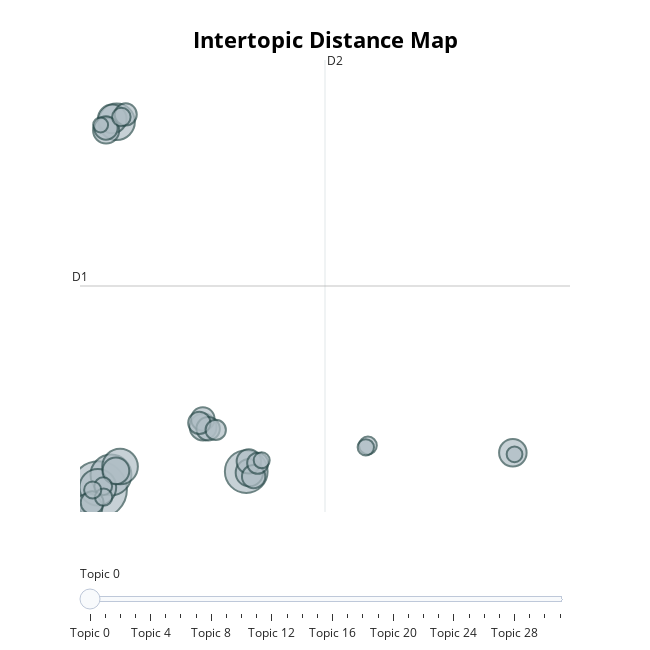

Source (notebook cell):
### Code cell
bert_topic_model.visualize_topics()

### Figure 1 — Plotly figure (JSON) as saved in the notebook; plotly's stock layout.template omitted (floating-point values rounded to 4 significant figures)
{"data": [{"customdata": [[0, "health | ai | medical | healthcare | clinical", 1519], [1, "rawpixel | jpeg | px 300 | px | 300", 866], [2, "gpt | chat | chat gpt | ai | open", 791], [3, "ai | customer | data | generative | generative ai", 638], [4, "market | intelligence | artificial | growth | artificial intelligence", 634], [5, "nvidia | ai | edge | new | amd", 602], [6, "nasdaq | ai | stock | market | stocks", 388], [7, "students | ai | education | gpt | learning", 364], [8, "india | ai | news | dh | delhi", 359], [9, "ai | image | video | new | images", 355], [10, "ai | biden | house | white house | white", 342], [11, "apple | best | iphone | ai | samsung", 341], [12, "republic | sports | ai | news | nfl", 324], [13, "ai | intelligence | artificial | artificial intelligence | like", 282], [14, "china | ai | chinese | news | us", 263], [15, "altman | open ai | open | ai | sam", 261], [16, "music | ai | song | new | artists", 258], [17, "share price | price | share | paid | paid program", 258], [18, "ai | job | jobs | workers | hr", 247], [19, "ai | eu | european | world | summit", 236], [20, "ai | traded | dollar | btc | dollar trades", 232], [21, "security | ai | cybersecurity | cyber | data", 210], [22, "musk | elon | elon musk | ai | tesla", 196], [23, "shares | stock | company | quarter | nasdaq", 163], [24, "energy | ai | grid | data | power", 151], [25, "ai | open | open ai | copyright | times", 150], [26, "ai | retail | retailers | store | customers", 143], [27, "vehicles | vehicle | ai | driving | automotive", 140], [28, "legal | law | ai | court | lawyers", 127], [29, "defense | ai | shield ai | shield | military", 122], [30, "uae | press | ai | global | dubai", 118], [31, "philanthropic | foundation | community | support | giving", 106]], "hovertemplate": "<b>Topic %{customdata[0]}</b><br>%{customdata[1]}<br>Size: %{customdata[2]}", "legendgroup": "", "marker": {"color": "#B0BEC5", "line": {"color": "DarkSlateGrey", "width": 2}, "size": [1519, 866, 791, 638, 634, 602, 388, 364, 359, 355, 342, 341, 324, 282, 263, 261, 258, 258, 247, 236, 232, 210, 196, 163, 151, 150, 143, 140, 127, 122, 118, 106], "sizemode": "area", "sizeref": 0.9494, "symbol": "circle"}, "mode": "markers", "name": "", "orientation": "v", "showlegend": false, "type": "scatter", "x": [-2.58, 5.669, -1.891, -2.624, -1.577, -1.383, -1.819, -3.149, 20.57, 5.843, 3.258, -1.617, -2.16, 5.814, 3.241, 3.537, 6.081, -2.169, -2.942, 3.047, -1.068, 6.308, 3.963, -1.311, -2.326, 12.47, -2.303, -2.912, 12.35, 6.533, 20.66, -2.47], "xaxis": "x", "y": [-0.754, 0.3449, 0.1376, -0.6125, 21.6, 0.6469, 21.78, -1.839, 1.485, 0.2738, 3.05, 0.3878, 21.07, 0.9634, 3.54, 2.947, 0.03856, 21.22, -1.55, 3.305, 22.05, 0.8485, 2.876, 21.89, -0.5491, 1.927, -1.209, -0.7761, 1.817, 1.026, 1.392, 21.41], "yaxis": "y"}], "layout": {"annotations": [{"showarrow": false, "text": "D1", "x": -3.622, "y": 11.62, "yshift": 10}, {"showarrow": false, "text": "D2", "x": 10.07, "xshift": 10, "y": 25.35}], "height": 650, "hoverlabel": {"bgcolor": "white", "font": {"family": "Rockwell", "size": 16}}, "legend": {"itemsizing": "constant", "tracegroupgap": 0}, "margin": {"t": 60}, "shapes": [{"line": {"color": "#CFD8DC", "width": 2}, "type": "line", "x0": 10.07, "x1": 10.07, "y0": -2.115, "y1": 25.35}, {"line": {"color": "#9E9E9E", "width": 2}, "type": "line", "x0": -3.622, "x1": 23.76, "y0": 11.62, "y1": 11.62}], "sliders": [{"active": 0, "pad": {"t": 50}, "steps": [{"args": [{"marker.color": [["red", "#B0BEC5", "#B0BEC5", "#B0BEC5", "#B0BEC5", "#B0BEC5", "#B0BEC5", "#B0BEC5", "#B0BEC5", "#B0BEC5", "#B0BEC5", "#B0BEC5", "#B0BEC5", "#B0BEC5", "#B0BEC5", "#B0BEC5", "#B0BEC5", "#B0BEC5", "#B0BEC5", "#B0BEC5", "#B0BEC5", "#B0BEC5", "#B0BEC5", "#B0BEC5", "#B0BEC5", "#B0BEC5", "#B0BEC5", "#B0BEC5", "#B0BEC5", "#B0BEC5", "#B0BEC5", "#B0BEC5"]]}], "label": "Topic 0", "method": "update"}, {"args": [{"marker.color": [["#B0BEC5", "red", "#B0BEC5", "#B0BEC5", "#B0BEC5", "#B0BEC5", "#B0BEC5", "#B0BEC5", "#B0BEC5", "#B0BEC5", "#B0BEC5", "#B0BEC5", "#B0BEC5", "#B0BEC5", "#B0BEC5", "#B0BEC5", "#B0BEC5", "#B0BEC5", "#B0BEC5", "#B0BEC5", "#B0BEC5", "#B0BEC5", "#B0BEC5", "#B0BEC5", "#B0BEC5", "#B0BEC5", "#B0BEC5", "#B0BEC5", "#B0BEC5", "#B0BEC5", "#B0BEC5", "#B0BEC5"]]}], "label": "Topic 1", "method": "update"}, {"args": [{"marker.color": [["#B0BEC5", "#B0BEC5", "red", "#B0BEC5", "#B0BEC5", "#B0BEC5", "#B0BEC5", "#B0BEC5", "#B0BEC5", "#B0BEC5", "#B0BEC5", "#B0BEC5", "#B0BEC5", "#B0BEC5", "#B0BEC5", "#B0BEC5", "#B0BEC5", "#B0BEC5", "#B0BEC5", "#B0BEC5", "#B0BEC5", "#B0BEC5", "#B0BEC5", "#B0BEC5", "#B0BEC5", "#B0BEC5", "#B0BEC5", "#B0BEC5", "#B0BEC5", "#B0BEC5", "#B0BEC5", "#B0BEC5"]]}], "label": "Topic 2", "method": "update"}, {"args": [{"marker.color": [["#B0BEC5", "#B0BEC5", "#B0BEC5", "red", "#B0BEC5", "#B0BEC5", "#B0BEC5", "#B0BEC5", "#B0BEC5", "#B0BEC5", "#B0BEC5", "#B0BEC5", "#B0BEC5", "#B0BEC5", "#B0BEC5", "#B0BEC5", "#B0BEC5", "#B0BEC5", "#B0BEC5", "#B0BEC5", "#B0BEC5", "#B0BEC5", "#B0BEC5", "#B0BEC5", "#B0BEC5", "#B0BEC5", "#B0BEC5", "#B0BEC5", "#B0BEC5", "#B0BEC5", "#B0BEC5", "#B0BEC5"]]}], "label": "Topic 3", "method": "update"}, {"args": [{"marker.color": [["#B0BEC5", "#B0BEC5", "#B0BEC5", "#B0BEC5", "red", "#B0BEC5", "#B0BEC5", "#B0BEC5", "#B0BEC5", "#B0BEC5", "#B0BEC5", "#B0BEC5", "#B0BEC5", "#B0BEC5", "#B0BEC5", "#B0BEC5", "#B0BEC5", "#B0BEC5", "#B0BEC5", "#B0BEC5", "#B0BEC5", "#B0BEC5", "#B0BEC5", "#B0BEC5", "#B0BEC5", "#B0BEC5", "#B0BEC5", "#B0BEC5", "#B0BEC5", "#B0BEC5", "#B0BEC5", "#B0BEC5"]]}], "label": "Topic 4", "method": "update"}, {"args": [{"marker.color": [["#B0BEC5", "#B0BEC5", "#B0BEC5", "#B0BEC5", "#B0BEC5", "red", "#B0BEC5", "#B0BEC5", "#B0BEC5", "#B0BEC5", "#B0BEC5", "#B0BEC5", "#B0BEC5", "#B0BEC5", "#B0BEC5", "#B0BEC5", "#B0BEC5", "#B0BEC5", "#B0BEC5", "#B0BEC5", "#B0BEC5", "#B0BEC5", "#B0BEC5", "#B0BEC5", "#B0BEC5", "#B0BEC5", "#B0BEC5", "#B0BEC5", "#B0BEC5", "#B0BEC5", "#B0BEC5", "#B0BEC5"]]}], "label": "Topic 5", "method": "update"}, {"args": [{"marker.color": [["#B0BEC5", "#B0BEC5", "#B0BEC5", "#B0BEC5", "#B0BEC5", "#B0BEC5", "red", "#B0BEC5", "#B0BEC5", "#B0BEC5", "#B0BEC5", "#B0BEC5", "#B0BEC5", "#B0BEC5", "#B0BEC5", "#B0BEC5", "#B0BEC5", "#B0BEC5", "#B0BEC5", "#B0BEC5", "#B0BEC5", "#B0BEC5", "#B0BEC5", "#B0BEC5", "#B0BEC5", "#B0BEC5", "#B0BEC5", "#B0BEC5", "#B0BEC5", "#B0BEC5", "#B0BEC5", "#B0BEC5"]]}], "label": "Topic 6", "method": "update"}, {"args": [{"marker.color": [["#B0BEC5", "#B0BEC5", "#B0BEC5", "#B0BEC5", "#B0BEC5", "#B0BEC5", "#B0BEC5", "red", "#B0BEC5", "#B0BEC5", "#B0BEC5", "#B0BEC5", "#B0BEC5", "#B0BEC5", "#B0BEC5", "#B0BEC5", "#B0BEC5", "#B0BEC5", "#B0BEC5", "#B0BEC5", "#B0BEC5", "#B0BEC5", "#B0BEC5", "#B0BEC5", "#B0BEC5", "#B0BEC5", "#B0BEC5", "#B0BEC5", "#B0BEC5", "#B0BEC5", "#B0BEC5", "#B0BEC5"]]}], "label": "Topic 7", "method": "update"}, {"args": [{"marker.color": [["#B0BEC5", "#B0BEC5", "#B0BEC5", "#B0BEC5", "#B0BEC5", "#B0BEC5", "#B0BEC5", "#B0BEC5", "red", "#B0BEC5", "#B0BEC5", "#B0BEC5", "#B0BEC5", "#B0BEC5", "#B0BEC5", "#B0BEC5", "#B0BEC5", "#B0BEC5", "#B0BEC5", "#B0BEC5", "#B0BEC5", "#B0BEC5", "#B0BEC5", "#B0BEC5", "#B0BEC5", "#B0BEC5", "#B0BEC5", "#B0BEC5", "#B0BEC5", "#B0BEC5", "#B0BEC5", "#B0BEC5"]]}], "label": "Topic 8", "method": "update"}, {"args": [{"marker.color": [["#B0BEC5", "#B0BEC5", "#B0BEC5", "#B0BEC5", "#B0BEC5", "#B0BEC5", "#B0BEC5", "#B0BEC5", "#B0BEC5", "red", "#B0BEC5", "#B0BEC5", "#B0BEC5", "#B0BEC5", "#B0BEC5", "#B0BEC5", "#B0BEC5", "#B0BEC5", "#B0BEC5", "#B0BEC5", "#B0BEC5", "#B0BEC5", "#B0BEC5", "#B0BEC5", "#B0BEC5", "#B0BEC5", "#B0BEC5", "#B0BEC5", "#B0BEC5", "#B0BEC5", "#B0BEC5", "#B0BEC5"]]}], "label": "Topic 9", "method": "update"}, {"args": [{"marker.color": [["#B0BEC5", "#B0BEC5", "#B0BEC5", "#B0BEC5", "#B0BEC5", "#B0BEC5", "#B0BEC5", "#B0BEC5", "#B0BEC5", "#B0BEC5", "red", "#B0BEC5", "#B0BEC5", "#B0BEC5", "#B0BEC5", "#B0BEC5", "#B0BEC5", "#B0BEC5", "#B0BEC5", "#B0BEC5", "#B0BEC5", "#B0BEC5", "#B0BEC5", "#B0BEC5", "#B0BEC5", "#B0BEC5", "#B0BEC5", "#B0BEC5", "#B0BEC5", "#B0BEC5", "#B0BEC5", "#B0BEC5"]]}], "label": "Topic 10", "method": "update"}, {"args": [{"marker.color": [["#B0BEC5", "#B0BEC5", "#B0BEC5", "#B0BEC5", "#B0BEC5", "#B0BEC5", "#B0BEC5", "#B0BEC5", "#B0BEC5", "#B0BEC5", "#B0BEC5", "red", "#B0BEC5", "#B0BEC5", "#B0BEC5", "#B0BEC5", "#B0BEC5", "#B0BEC5", "#B0BEC5", "#B0BEC5", "#B0BEC5", "#B0BEC5", "#B0BEC5", "#B0BEC5", "#B0BEC5", "#B0BEC5", "#B0BEC5", "#B0BEC5", "#B0BEC5", "#B0BEC5", "#B0BEC5", "#B0BEC5"]]}], "label": "Topic 11", "method": "update"}, {"args": [{"marker.color": [["#B0BEC5", "#B0BEC5", "#B0BEC5", "#B0BEC5", "#B0BEC5", "#B0BEC5", "#B0BEC5", "#B0BEC5", "#B0BEC5", "#B0BEC5", "#B0BEC5", "#B0BEC5", "red", "#B0BEC5", "#B0BEC5", "#B0BEC5", "#B0BEC5", "#B0BEC5", "#B0BEC5", "#B0BEC5", "#B0BEC5", "#B0BEC5", "#B0BEC5", "#B0BEC5", "#B0BEC5", "#B0BEC5", "#B0BEC5", "#B0BEC5", "#B0BEC5", "#B0BEC5", "#B0BEC5", "#B0BEC5"]]}], "label": "Topic 12", "method": "update"}, {"args": [{"marker.color": [["#B0BEC5", "#B0BEC5", "#B0BEC5", "#B0BEC5", "#B0BEC5", "#B0BEC5", "#B0BEC5", "#B0BEC5", "#B0BEC5", "#B0BEC5", "#B0BEC5", "#B0BEC5", "#B0BEC5", "red", "#B0BEC5", "#B0BEC5", "#B0BEC5", "#B0BEC5", "#B0BEC5", "#B0BEC5", "#B0BEC5", "#B0BEC5", "#B0BEC5", "#B0BEC5", "#B0BEC5", "#B0BEC5", "#B0BEC5", "#B0BEC5", "#B0BEC5", "#B0BEC5", "#B0BEC5", "#B0BEC5"]]}], "label": "Topic 13", "method": "update"}, {"args": [{"marker.color": [["#B0BEC5", "#B0BEC5", "#B0BEC5", "#B0BEC5", "#B0BEC5", "#B0BEC5", "#B0BEC5", "#B0BEC5", "#B0BEC5", "#B0BEC5", "#B0BEC5", "#B0BEC5", "#B0BEC5", "#B0BEC5", "red", "#B0BEC5", "#B0BEC5", "#B0BEC5", "#B0BEC5", "#B0BEC5", "#B0BEC5", "#B0BEC5", "#B0BEC5", "#B0BEC5", "#B0BEC5", "#B0BEC5", "#B0BEC5", "#B0BEC5", "#B0BEC5", "#B0BEC5", "#B0BEC5", "#B0BEC5"]]}], "label": "Topic 14", "method": "update"}, {"args": [{"marker.color": [["#B0BEC5", "#B0BEC5", "#B0BEC5", "#B0BEC5", "#B0BEC5", "#B0BEC5", "#B0BEC5", "#B0BEC5", "#B0BEC5", "#B0BEC5", "#B0BEC5", "#B0BEC5", "#B0BEC5", "#B0BEC5", "#B0BEC5", "red", "#B0BEC5", "#B0BEC5", "#B0BEC5", "#B0BEC5", "#B0BEC5", "#B0BEC5", "#B0BEC5", "#B0BEC5", "#B0BEC5", "#B0BEC5", "#B0BEC5", "#B0BEC5", "#B0BEC5", "#B0BEC5", "#B0BEC5", "#B0BEC5"]]}], "label": "Topic 15", "method": "update"}, {"args": [{"marker.color": [["#B0BEC5", "#B0BEC5", "#B0BEC5", "#B0BEC5", "#B0BEC5", "#B0BEC5", "#B0BEC5", "#B0BEC5", "#B0BEC5", "#B0BEC5", "#B0BEC5", "#B0BEC5", "#B0BEC5", "#B0BEC5", "#B0BEC5", "#B0BEC5", "red", "#B0BEC5", "#B0BEC5", "#B0BEC5", "#B0BEC5", "#B0BEC5", "#B0BEC5", "#B0BEC5", "#B0BEC5", "#B0BEC5", "#B0BEC5", "#B0BEC5", "#B0BEC5", "#B0BEC5", "#B0BEC5", "#B0BEC5"]]}], "label": "Topic 16", "method": "update"}, {"args": [{"marker.color": [["#B0BEC5", "#B0BEC5", "#B0BEC5", "#B0BEC5", "#B0BEC5", "#B0BEC5", "#B0BEC5", "#B0BEC5", "#B0BEC5", "#B0BEC5", "#B0BEC5", "#B0BEC5", "#B0BEC5", "#B0BEC5", "#B0BEC5", "#B0BEC5", "#B0BEC5", "red", "#B0BEC5", "#B0BEC5", "#B0BEC5", "#B0BEC5", "#B0BEC5", "#B0BEC5", "#B0BEC5", "#B0BEC5", "#B0BEC5", "#B0BEC5", "#B0BEC5", "#B0BEC5", "#B0BEC5", "#B0BEC5"]]}], "label": "Topic 17", "method": "update"}, {"args": [{"marker.color": [["#B0BEC5", "#B0BEC5", "#B0BEC5", "#B0BEC5", "#B0BEC5", "#B0BEC5", "#B0BEC5", "#B0BEC5", "#B0BEC5", "#B0BEC5", "#B0BEC5", "#B0BEC5", "#B0BEC5", "#B0BEC5", "#B0BEC5", "#B0BEC5", "#B0BEC5", "#B0BEC5", "red", "#B0BEC5", "#B0BEC5", "#B0BEC5", "#B0BEC5", "#B0BEC5", "#B0BEC5", "#B0BEC5", "#B0BEC5", "#B0BEC5", "#B0BEC5", "#B0BEC5", "#B0BEC5", "#B0BEC5"]]}], "label": "Topic 18", "method": "update"}, {"args": [{"marker.color": [["#B0BEC5", "#B0BEC5", "#B0BEC5", "#B0BEC5", "#B0BEC5", "#B0BEC5", "#B0BEC5", "#B0BEC5", "#B0BEC5", "#B0BEC5", "#B0BEC5", "#B0BEC5", "#B0BEC5", "#B0BEC5", "#B0BEC5", "#B0BEC5", "#B0BEC5", "#B0BEC5", "#B0BEC5", "red", "#B0BEC5", "#B0BEC5", "#B0BEC5", "#B0BEC5", "#B0BEC5", "#B0BEC5", "#B0BEC5", "#B0BEC5", "#B0BEC5", "#B0BEC5", "#B0BEC5", "#B0BEC5"]]}], "label": "Topic 19", "method": "update"}, {"args": [{"marker.color": [["#B0BEC5", "#B0BEC5", "#B0BEC5", "#B0BEC5", "#B0BEC5", "#B0BEC5", "#B0BEC5", "#B0BEC5", "#B0BEC5", "#B0BEC5", "#B0BEC5", "#B0BEC5", "#B0BEC5", "#B0BEC5", "#B0BEC5", "#B0BEC5", "#B0BEC5", "#B0BEC5", "#B0BEC5", "#B0BEC5", "red", "#B0BEC5", "#B0BEC5", "#B0BEC5", "#B0BEC5", "#B0BEC5", "#B0BEC5", "#B0BEC5", "#B0BEC5", "#B0BEC5", "#B0BEC5", "#B0BEC5"]]}], "label": "Topic 20", "method": "update"}, {"args": [{"marker.color": [["#B0BEC5", "#B0BEC5", "#B0BEC5", "#B0BEC5", "#B0BEC5", "#B0BEC5", "#B0BEC5", "#B0BEC5", "#B0BEC5", "#B0BEC5", "#B0BEC5", "#B0BEC5", "#B0BEC5", "#B0BEC5", "#B0BEC5", "#B0BEC5", "#B0BEC5", "#B0BEC5", "#B0BEC5", "#B0BEC5", "#B0BEC5", "red", "#B0BEC5", "#B0BEC5", "#B0BEC5", "#B0BEC5", "#B0BEC5", "#B0BEC5", "#B0BEC5", "#B0BEC5", "#B0BEC5", "#B0BEC5"]]}], "label": "Topic 21", "method": "update"}, {"args": [{"marker.color": [["#B0BEC5", "#B0BEC5", "#B0BEC5", "#B0BEC5", "#B0BEC5", "#B0BEC5", "#B0BEC5", "#B0BEC5", "#B0BEC5", "#B0BEC5", "#B0BEC5", "#B0BEC5", "#B0BEC5", "#B0BEC5", "#B0BEC5", "#B0BEC5", "#B0BEC5", "#B0BEC5", "#B0BEC5", "#B0BEC5", "#B0BEC5", "#B0BEC5", "red", "#B0BEC5", "#B0BEC5", "#B0BEC5", "#B0BEC5", "#B0BEC5", "#B0BEC5", "#B0BEC5", "#B0BEC5", "#B0BEC5"]]}], "label": "Topic 22", "method": "update"}, {"args": [{"marker.color": [["#B0BEC5", "#B0BEC5", "#B0BEC5", "#B0BEC5", "#B0BEC5", "#B0BEC5", "#B0BEC5", "#B0BEC5", "#B0BEC5", "#B0BEC5", "#B0BEC5", "#B0BEC5", "#B0BEC5", "#B0BEC5", "#B0BEC5", "#B0BEC5", "#B0BEC5", "#B0BEC5", "#B0BEC5", "#B0BEC5", "#B0BEC5", "#B0BEC5", "#B0BEC5", "red", "#B0BEC5", "#B0BEC5", "#B0BEC5", "#B0BEC5", "#B0BEC5", "#B0BEC5", "#B0BEC5", "#B0BEC5"]]}], "label": "Topic 23", "method": "update"}, {"args": [{"marker.color": [["#B0BEC5", "#B0BEC5", "#B0BEC5", "#B0BEC5", "#B0BEC5", "#B0BEC5", "#B0BEC5", "#B0BEC5", "#B0BEC5", "#B0BEC5", "#B0BEC5", "#B0BEC5", "#B0BEC5", "#B0BEC5", "#B0BEC5", "#B0BEC5", "#B0BEC5", "#B0BEC5", "#B0BEC5", "#B0BEC5", "#B0BEC5", "#B0BEC5", "#B0BEC5", "#B0BEC5", "red", "#B0BEC5", "#B0BEC5", "#B0BEC5", "#B0BEC5", "#B0BEC5", "#B0BEC5", "#B0BEC5"]]}], "label": "Topic 24", "method": "update"}, {"args": [{"marker.color": [["#B0BEC5", "#B0BEC5", "#B0BEC5", "#B0BEC5", "#B0BEC5", "#B0BEC5", "#B0BEC5", "#B0BEC5", "#B0BEC5", "#B0BEC5", "#B0BEC5", "#B0BEC5", "#B0BEC5", "#B0BEC5", "#B0BEC5", "#B0BEC5", "#B0BEC5", "#B0BEC5", "#B0BEC5", "#B0BEC5", "#B0BEC5", "#B0BEC5", "#B0BEC5", "#B0BEC5", "#B0BEC5", "red", "#B0BEC5", "#B0BEC5", "#B0BEC5", "#B0BEC5", "#B0BEC5", "#B0BEC5"]]}], "label": "Topic 25", "method": "update"}, {"args": [{"marker.color": [["#B0BEC5", "#B0BEC5", "#B0BEC5", "#B0BEC5", "#B0BEC5", "#B0BEC5", "#B0BEC5", "#B0BEC5", "#B0BEC5", "#B0BEC5", "#B0BEC5", "#B0BEC5", "#B0BEC5", "#B0BEC5", "#B0BEC5", "#B0BEC5", "#B0BEC5", "#B0BEC5", "#B0BEC5", "#B0BEC5", "#B0BEC5", "#B0BEC5", "#B0BEC5", "#B0BEC5", "#B0BEC5", "#B0BEC5", "red", "#B0BEC5", "#B0BEC5", "#B0BEC5", "#B0BEC5", "#B0BEC5"]]}], "label": "Topic 26", "method": "update"}, {"args": [{"marker.color": [["#B0BEC5", "#B0BEC5", "#B0BEC5", "#B0BEC5", "#B0BEC5", "#B0BEC5", "#B0BEC5", "#B0BEC5", "#B0BEC5", "#B0BEC5", "#B0BEC5", "#B0BEC5", "#B0BEC5", "#B0BEC5", "#B0BEC5", "#B0BEC5", "#B0BEC5", "#B0BEC5", "#B0BEC5", "#B0BEC5", "#B0BEC5", "#B0BEC5", "#B0BEC5", "#B0BEC5", "#B0BEC5", "#B0BEC5", "#B0BEC5", "red", "#B0BEC5", "#B0BEC5", "#B0BEC5", "#B0BEC5"]]}], "label": "Topic 27", "method": "update"}, {"args": [{"marker.color": [["#B0BEC5", "#B0BEC5", "#B0BEC5", "#B0BEC5", "#B0BEC5", "#B0BEC5", "#B0BEC5", "#B0BEC5", "#B0BEC5", "#B0BEC5", "#B0BEC5", "#B0BEC5", "#B0BEC5", "#B0BEC5", "#B0BEC5", "#B0BEC5", "#B0BEC5", "#B0BEC5", "#B0BEC5", "#B0BEC5", "#B0BEC5", "#B0BEC5", "#B0BEC5", "#B0BEC5", "#B0BEC5", "#B0BEC5", "#B0BEC5", "#B0BEC5", "red", "#B0BEC5", "#B0BEC5", "#B0BEC5"]]}], "label": "Topic 28", "method": "update"}, {"args": [{"marker.color": [["#B0BEC5", "#B0BEC5", "#B0BEC5", "#B0BEC5", "#B0BEC5", "#B0BEC5", "#B0BEC5", "#B0BEC5", "#B0BEC5", "#B0BEC5", "#B0BEC5", "#B0BEC5", "#B0BEC5", "#B0BEC5", "#B0BEC5", "#B0BEC5", "#B0BEC5", "#B0BEC5", "#B0BEC5", "#B0BEC5", "#B0BEC5", "#B0BEC5", "#B0BEC5", "#B0BEC5", "#B0BEC5", "#B0BEC5", "#B0BEC5", "#B0BEC5", "#B0BEC5", "red", "#B0BEC5", "#B0BEC5"]]}], "label": "Topic 29", "method": "update"}, {"args": [{"marker.color": [["#B0BEC5", "#B0BEC5", "#B0BEC5", "#B0BEC5", "#B0BEC5", "#B0BEC5", "#B0BEC5", "#B0BEC5", "#B0BEC5", "#B0BEC5", "#B0BEC5", "#B0BEC5", "#B0BEC5", "#B0BEC5", "#B0BEC5", "#B0BEC5", "#B0BEC5", "#B0BEC5", "#B0BEC5", "#B0BEC5", "#B0BEC5", "#B0BEC5", "#B0BEC5", "#B0BEC5", "#B0BEC5", "#B0BEC5", "#B0BEC5", "#B0BEC5", "#B0BEC5", "#B0BEC5", "red", "#B0BEC5"]]}], "label": "Topic 30", "method": "update"}, {"args": [{"marker.color": [["#B0BEC5", "#B0BEC5", "#B0BEC5", "#B0BEC5", "#B0BEC5", "#B0BEC5", "#B0BEC5", "#B0BEC5", "#B0BEC5", "#B0BEC5", "#B0BEC5", "#B0BEC5", "#B0BEC5", "#B0BEC5", "#B0BEC5", "#B0BEC5", "#B0BEC5", "#B0BEC5", "#B0BEC5", "#B0BEC5", "#B0BEC5", "#B0BEC5", "#B0BEC5", "#B0BEC5", "#B0BEC5", "#B0BEC5", "#B0BEC5", "#B0BEC5", "#B0BEC5", "#B0BEC5", "#B0BEC5", "red"]]}], "label": "Topic 31", "method": "update"}]}], "title": {"font": {"color": "Black", "size": 22}, "text": "<b>Intertopic Distance Map</b>", "x": 0.5, "xanchor": "center", "y": 0.95, "yanchor": "top"}, "width": 650, "xaxis": {"anchor": "y", "domain": [0, 1], "range": [-3.622, 23.76], "title": {"text": ""}, "visible": false}, "yaxis": {"anchor": "x", "domain": [0, 1], "range": [-2.115, 25.35], "title": {"text": ""}, "visible": false}}}
